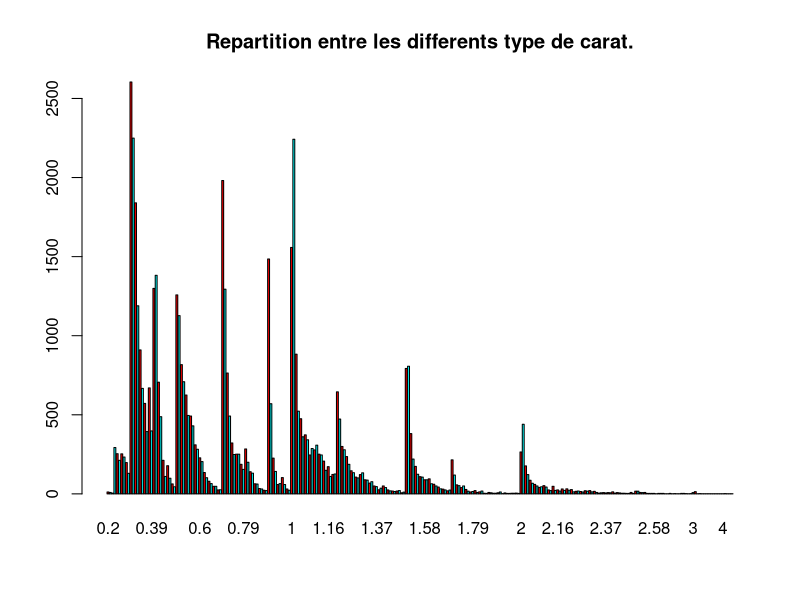
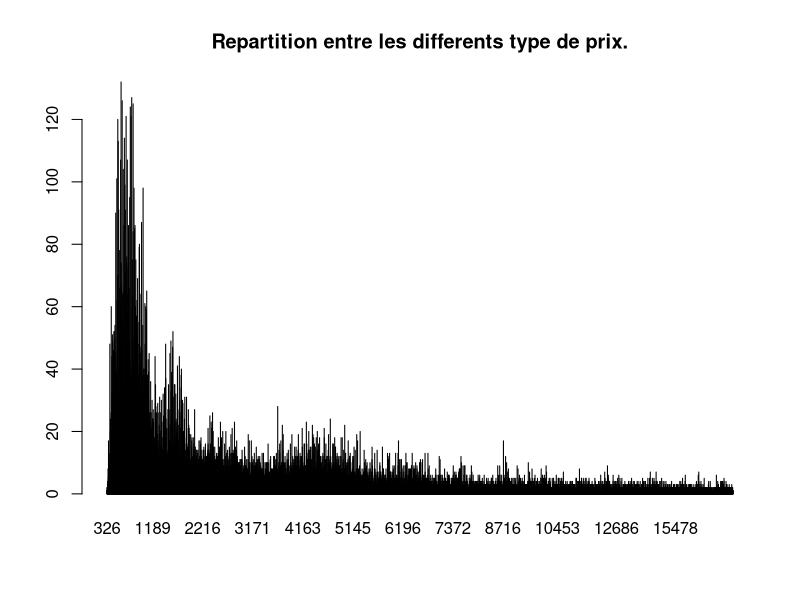
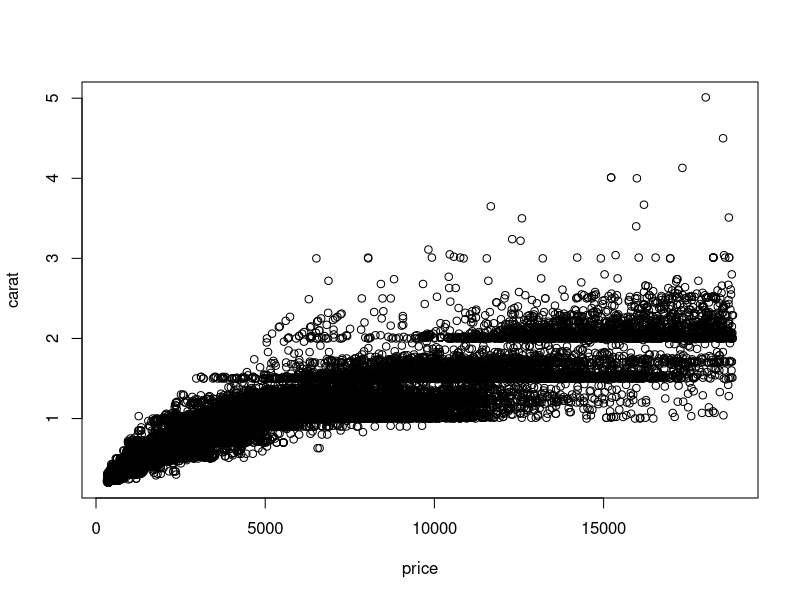
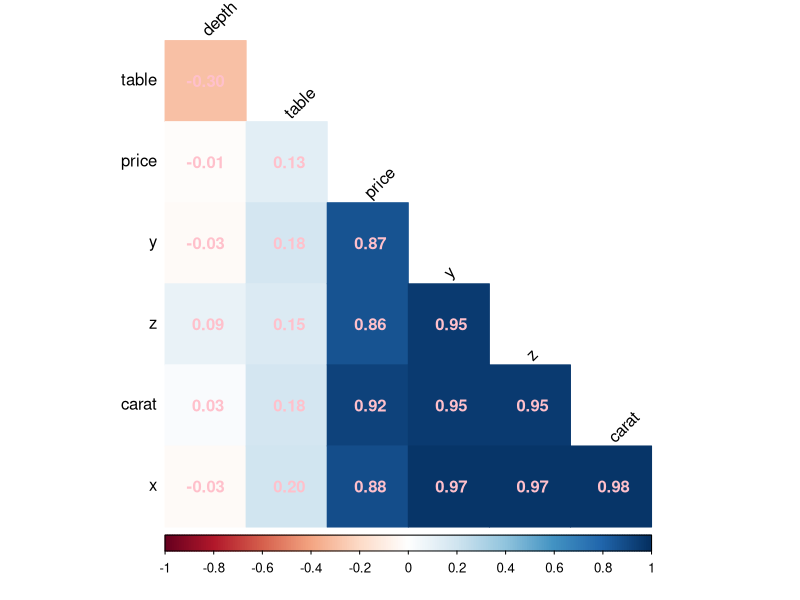

Write R code to recreate these figures, in order.
## ---- chunk 1
knitr::opts_chunk$set(echo = TRUE)
## ---- chunk 2
library(openxlsx)
dataset <- read.xlsx("diamonds_dataset.xlsx")
donnees <- dataset
View(donnees)
attach(donnees)
## ---- chunk 3
summary(donnees) #résumé des variables
dim(donnees)
print("Les données sont qualitatives et quantitatives.")
str(donnees)
## ---- chunk 4
valeur_manquant <- sum(colSums(is.na(donnees)))
if (valeur_manquant>1){
  cat("Les valeurs manquantes sont au nombre de ", valeur_manquant, "\n")
} else {
  cat("Aucune valeur manquante, car il y'a ", valeur_manquant, " valeur manquante!", "\n")
}
## ---- chunk 5
for (i in 1:ncol(donnees)) {
  if (i == 3 || i == 4 || i == 5){
    donnees[, i] <- donnees[, i]
  }
  else {
    donnees[, i] <- as.numeric(donnees[, i])
  }
}

str(donnees)
## ---- chunk 6
unique(carat) #Voir les valeurs possibles d'une var
print("Pour la variable carat")
summary(carat)
barplot(table(carat), col=rainbow(2), main="Repartition entre les differents type de carat.")
## ---- chunk 7
print("Pour la variable price")
summary(price)
barplot(table(price), col=rainbow(2), main="Repartition entre les differents type de prix.")
## ---- chunk 8
#cor(carat, price) <--! Pourquoi cedi ne fonctionne pas pourtant j'ai converti les valeurs en num??? >
cor(as.numeric(carat), price) #positif => les variables varient/évoluent dans le même sens.
## ---- chunk 9
#14. Afficher le nuage de points. Interpréter
plot(carat ~ price)
## ---- chunk 10
anov <- aov(price ~ cut, data =donnees)
summary(anov)

print("La p-value pour la variable 'cut' est inférieure à 0.001 (indiquée par ***), ce qui signifie que nous pouvons rejeter l'hypothèse nulle que toutes les catégories de 'cut' ont la même moyenne.")
print("En termes simples, il y a une différence significative sur la variable dépendante en fonction des différents niveaux de 'cut'.")
print("Le F-value élevé (175.7) confirme également que la variable 'cut' a un effet significatif et fort sur la variable dépendante.")
## ---- chunk 11
table(cut, clarity)
chisq.test(table(cut, clarity))

print("La p-value très basse vous permet de rejeter l'hypothèse nulle d'indépendance entre les variables 'cut' et 'clarity'. En d'autres termes, il existe une association statistiquement significative entre la qualité de la taille ('cut') et la clarté ('clarity') des données analysées. Les deux variables ne sont pas indépendantes, et les variations dans l'une sont associées à des variations dans l'autre.")
## ---- chunk 12
donnees_num <- donnees[sapply(donnees, is.numeric)]
donnees_num <- subset(donnees_num, select = -id)
library(corrplot)
cor_donnees_num <- cor(donnees_num)
#cor_donnees_num
corrplot(cor_donnees_num, method = "color", type = "lower", order = "hclust",
         addCoef.col = "pink", # Ajoute les coefficients de corrélation
         tl.col = "black", # Couleur du texte des labels
         tl.srt = 45, # Rotation des labels
         diag = FALSE) # Ne pas inclure les diagonales

